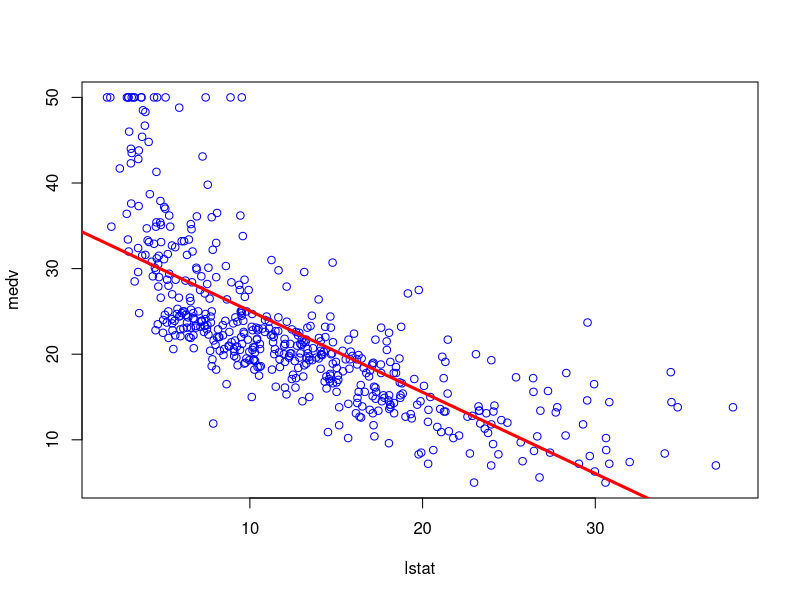

The R source for this figure:
## ---- chunk 1
#Boston数据集在MASS包里面
library(MASS)
#fix(Boston)  #看一下Boston是一张怎样的数据表
#names(Boston)#看一下Boston数据表中的各个变量名称

#用lm.fit2.1 <-lm(medv ~ lstat, data = Boston)可以得到跟以下两句同样的结果
attach(Boston)
lm.fit2.1 <- lm(medv ~ lstat) #得到线性回归函数

lm.fit2.1 #系数
summary(lm.fit2.1) #查看置信区间，p值，标准误，R^2，F统计量
## ---- chunk 2
confint(lm.fit2.1) #得到系数估计值的置信区间
predict(lm.fit2.1, data.frame(lstat = (c(2, 6, 9))), interval = "confidence") #用lstat预测medv得到的置信区间
predict(lm.fit2.1, data.frame(lstat = (c(2, 6, 9))), interval = "prediction") #用lstat预测medv得到的预测区间

#画出函数拟合图
plot(lstat, medv, col="blue")
abline(lm.fit2.1, lwd = 3, col = "red")

## ---- chunk 3
lm.fit2.2.1 <- lm(medv ~ lstat + age, data = Boston) #medv关于lstat和age的回归模型
summary(lm.fit2.2.1)
lm.fit2.2.2 <- lm(medv ~ ., data = Boston) #medv关于所有变量的回归模型
summary(lm.fit2.2.2)
lm.fit2.2.3 <- lm(medv ~ . - age, data = Boston) #medv关于除了age以外的所有变量的回归模型
summary(lm.fit2.2.3)
#用summary(lm(medv ~ lstat + age + lstat : age, data = Boston))可以得到跟以下语句一样的结果
summary(lm(medv ~ lstat+age, data = Boston)) #包含了lstat，age和lstat与age的交互项

#如果要把二次项引入线性回归 ，要用I()，不能用lstat^2， 因为 "^" 表示交互项达到某一个次数，或者用下面的函数
lm.fit2.2.4 <- lm(medv ~ poly(lstat, 5)) #把lstat的一阶二阶至五阶全部写进去了
summary(lm.fit2.2.4)

## ---- chunk 4
#以下比较模型2.2.3与2.2.2
anova(lm.fit2.2.3, lm.fit2.2.2)

## ---- chunk 5
AIC(lm.fit2.2.3, lm.fit2.2.2)

